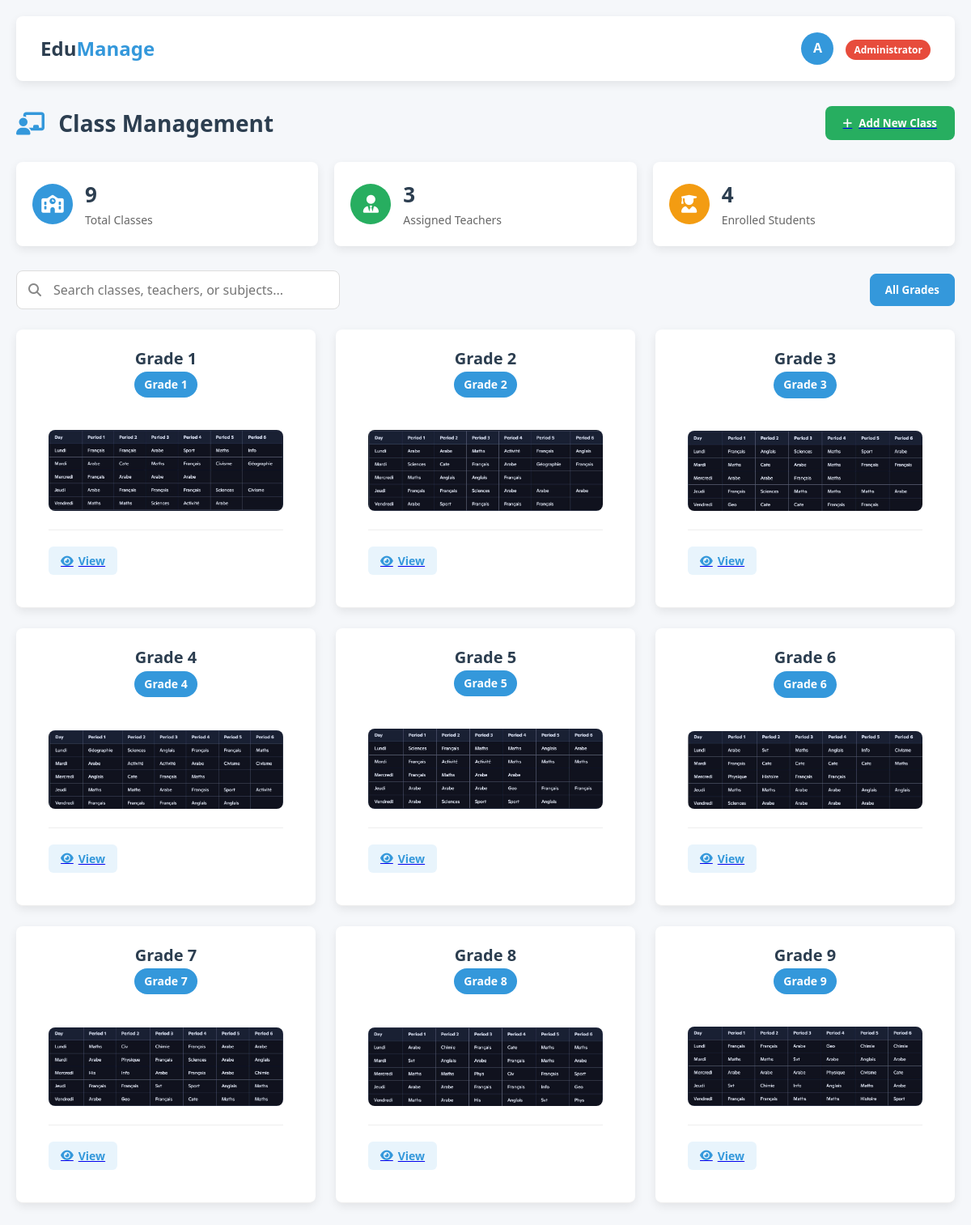
/classes/classes_list/ (signed in), run on the app's committed database.
### classes/models.py (models this page shows, shortened)
class Class(models.Model):
    name = models.CharField(max_length=100)
    description = models.TextField(blank=True, null=True)
    schedule_image = models.ImageField(upload_to='class_schedules/', blank=True, null=True)
    created_at = models.DateTimeField(auto_now_add=True)
    updated_at = models.DateTimeField(auto_now=True)
    class Meta:
        verbose_name = 'Class'
        verbose_name_plural = 'Classes'

### classes/views.py (the view)
# urls.py: path('classes_list/',views.class_list,name="class_list"),
@login_required
def class_list(request):
    classes = Class.objects.all().order_by('name')
    teacher_count = TeacherProfile.objects.all().count()
    student_count = StudentProfile.objects.all().count()
    user = request.user
    if hasattr(user, 'studentprofile_profile'):
            return redirect('home')
    context = {
        'classes': classes,
        'count': classes.count(),
        'teacher_count':teacher_count,
        'student_count':student_count,
    }
    return render(request, 'classes/class_list.html', context)

### templates/classes/class_list.html (shortened to what this page needs)
<!DOCTYPE html>
<html lang="en">
<head>
    <link rel="stylesheet" href="https://cdnjs.cloudflare.com/ajax/libs/font-awesome/6.4.0/css/all.min.css">
</head>
<body>
    <div class="container">
        <header class="header">
            <div class="logo-container">
                <div class="logo">Edu<span>Manage</span></div>
            </div>
            <div class="user-info">
                <div class="user-avatar">A</div>
                <div class="user-details">
                    <div class="admin-badge">Administrator</div>
                </div>
            </div>
        </header>
        <div class="page-title">
            <h1><i class="fas fa-chalkboard-teacher"></i> Class Management</h1>
            <a href="{% url 'admin:classes_class_add' %}">
                <button class="add-btn" id="addClassBtn">
                    <i class="fas fa-plus"></i> Add New Class
                </button>
            </a>
        </div>
        <div class="stats-container">
            <div class="stat-card">
                <div class="stat-icon classes">
                    <i class="fas fa-school"></i>
                </div>
                <div class="stat-details">
                    <h3 id="totalClasses">{{count}}</h3>
                    <p>Total Classes</p>
                </div>
            </div>
            <div class="stat-card">
                <div class="stat-icon teachers">
                    <i class="fas fa-user-tie"></i>
                </div>
                <div class="stat-details">
                    <h3 id="totalTeachers">{{teacher_count}}</h3>
                    <p>Assigned Teachers</p>
                </div>
            </div>
            <div class="stat-card">
                <div class="stat-icon students">
                    <i class="fas fa-user-graduate"></i>
                </div>
                <div class="stat-details">
                    <h3 id="totalStudents">{{student_count}}</h3>
                    <p>Enrolled Students</p>
                </div>
            </div>
        </div>
        <div class="controls">
            <div class="search-container">
                <i class="fas fa-search"></i>
                <input type="text" class="search-input" id="searchInput" placeholder="Search classes, teachers, or subjects...">
            </div>
            <div class="filter-container">
                <button class="filter-btn active" data-filter="all">All Grades</button>
            </div>
        </div>
        <div class="class-grid" id="classGrid">
            {% for classes in classes %}
            <div class="class-header class-card" style="flex-direction: column;">
                        <div class="class-title" >{{classes.name}}</div>
                        <div class="class-grade">{{classes.description}}</div>
                    <div class="class-body">
                        {% if classes.schedule_image %}
                        <img src="{{classes.schedule_image.url}}" alt="Class Schedule" style="width:100%; border-radius:8px; margin-bottom:15px;">
                        {% else %}
                        <p>No schedule image available.</p>
                        {% endif %}
                        <div class="class-actions " >
                            {% if user.is_superuser %}
                            <a href="{%url 'class_edit' id=classes.id%}"><button class="action-btn edit-btn">
                                <i class="fas fa-edit"></i> Edit
                            </button></a>
                            <button onclick="deleteClass('{{ classes.id }}')" class="action-btn delete-btn" >
                                <i class="fas fa-trash-alt"></i> Delete
                            </button>
                            {% else %}
                            <a href="{%url 'class_readonly' id=classes.id%}"><button class="action-btn edit-btn">
                                <i class="fas fa-eye"></i> View
                            </button></a>
                        {% endif %}
                        </div>
                    </div>
            </div>
                    {% endfor %}
        </div>
    </div>
</body>
</html>

### data on the page
Class: name "Grade 1", description "Grade 1", schedule_image (picture)
Class: name "Grade 2", description "Grade 2", schedule_image (picture)
Class: name "Grade 3", description "Grade 3", schedule_image (picture)
Class: name "Grade 4", description "Grade 4", schedule_image (picture)
Class: name "Grade 5", description "Grade 5", schedule_image (picture)
Class: name "Grade 6", description "Grade 6", schedule_image (picture)
Class: name "Grade 7", description "Grade 7", schedule_image (picture)
Class: name "Grade 8", description "Grade 8", schedule_image (picture)
Class: name "Grade 9", description "Grade 9", schedule_image (picture)

### other printed values
{{ count }} "9"
{{ teacher_count }} "3"
{{ student_count }} "4"
